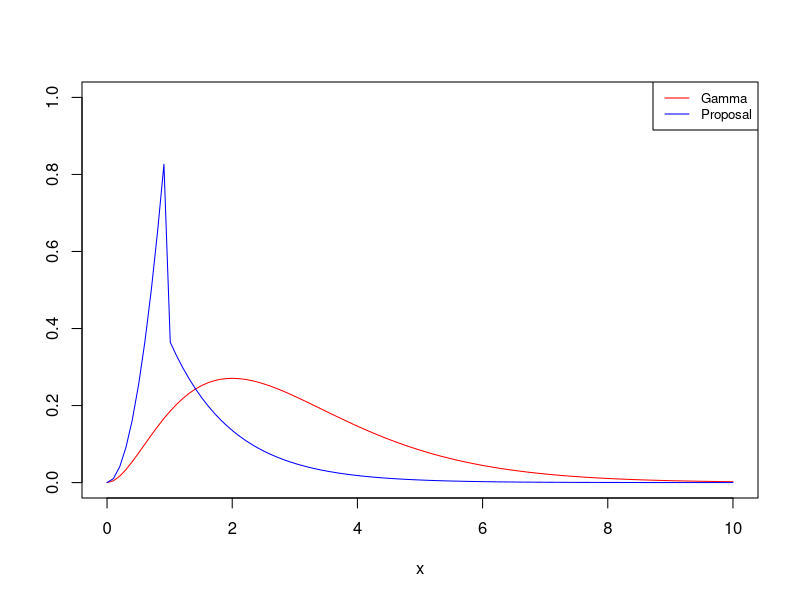

The R script that drew this image:
## ---- chunk 1
library(formatR)
showsol <- FALSE
library(knitr)
opts_chunk$set(tidy.opts = list(width.cutoff = 68), tidy = TRUE, warning = FALSE, error = FALSE, message = FALSE, echo = TRUE)
## ---- chunk 2
library(pracma)
f_A2 = function(c, x, alpha){
  result = vector(length = length(x))
  result[x<1] = sapply(x[x<1], function(x) c*x^(alpha - 1))
  result[x>=1] = sapply(x[x>=1], function(x) c*exp(-x))
  return(result)
}

x = linspace(0, 10, 100)
y_gamma = dgamma(x, 3)
y_prop = f_A2(1, x, 3)

plot1 = plot(x, y_gamma, col='red', type='l', ylab="", ylim = c(0., 1.))
lines(x, y_prop, type='l', col='blue')
legend(x="topright", .95, legend=c("Gamma", "Proposal"), col=c('red', 'blue'), lty=1, cex=0.8)
## ---- chunk 3
sample_f = function(size=1, f){
  uniform = runif(size=length(x))
  
}
  
